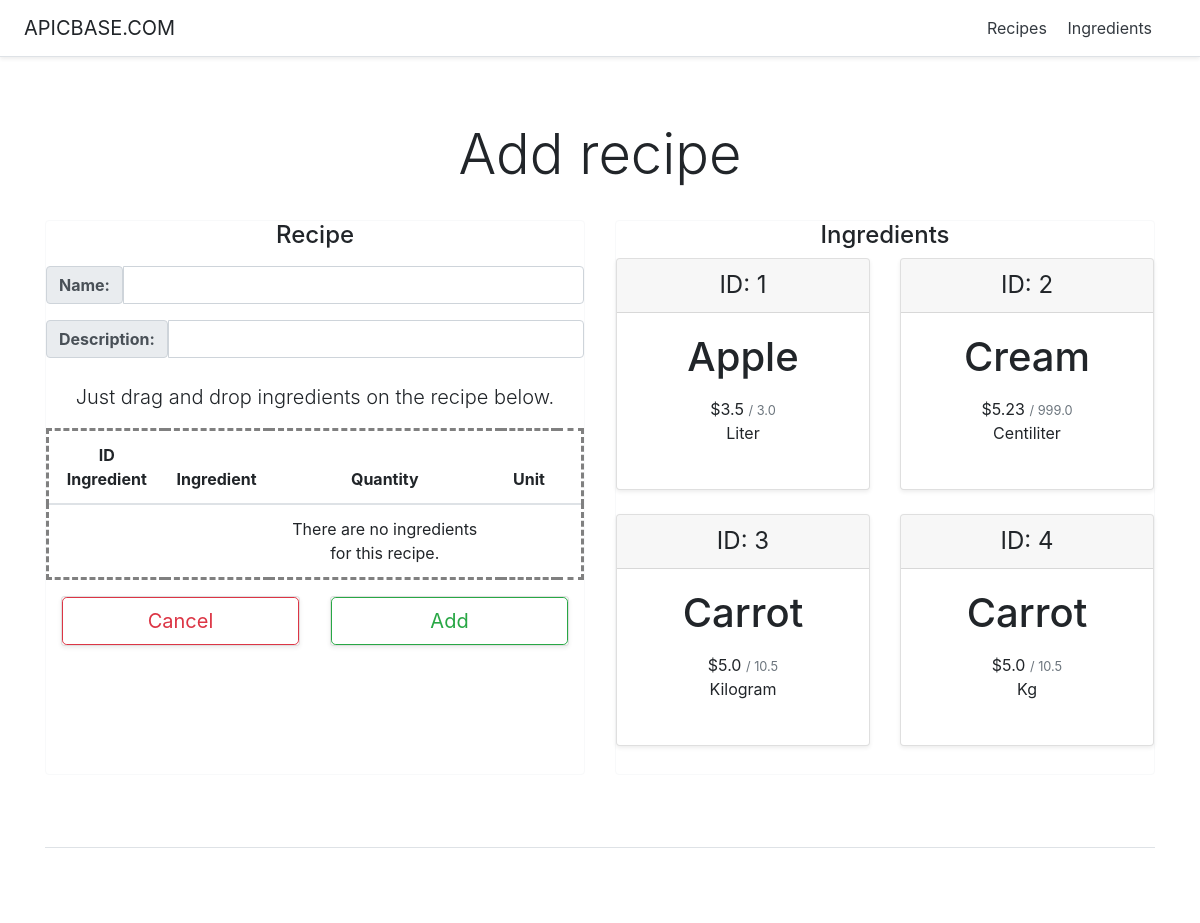
Page /recipeManager/add/ on the earlier database version.
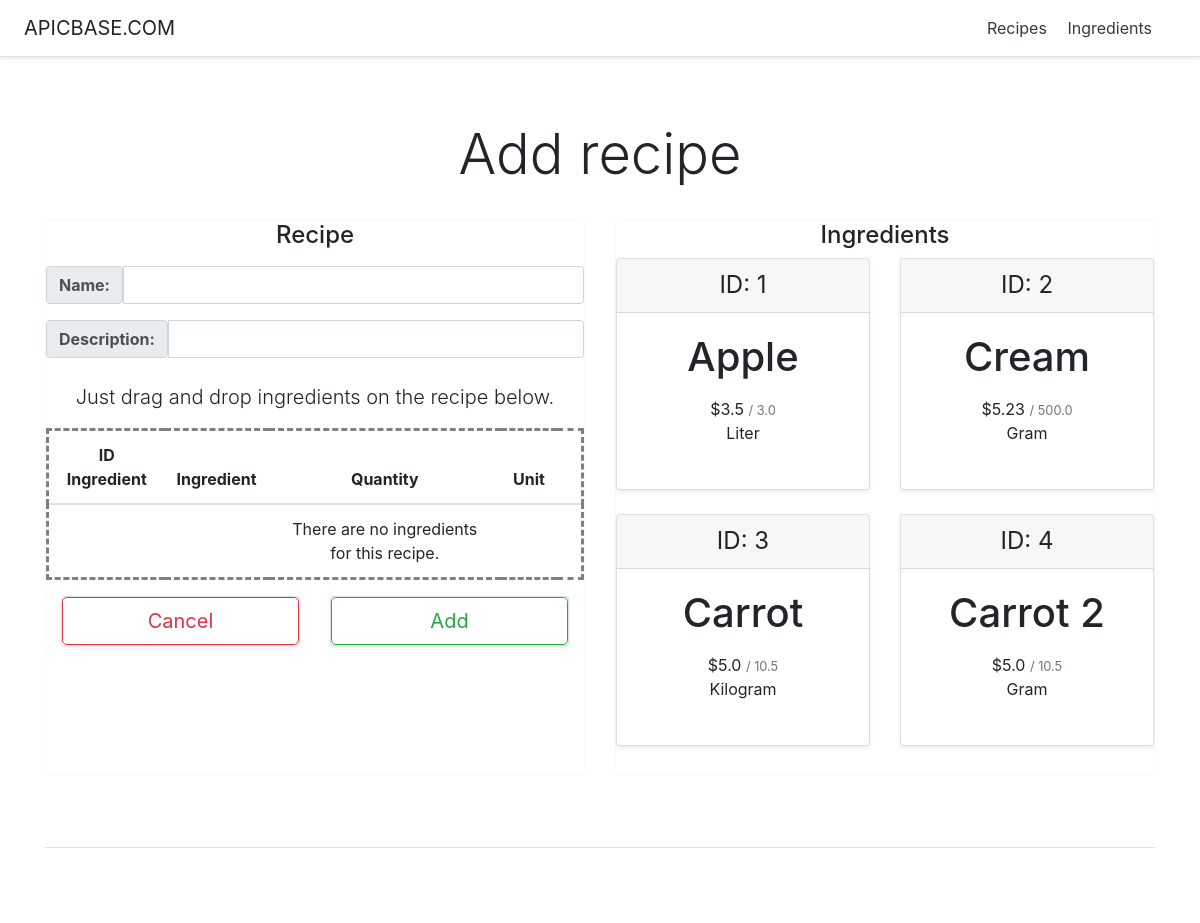
Same page on the later database version.
### recipeManager/models.py (models this page shows, shortened)
class Ingredient(models.Model):
    id = models.AutoField(primary_key=True)
    name = models.CharField(max_length=200)
    cost = models.FloatField()
    amount = models.FloatField()
    GRAMS='g.'
    KILOGRAMS='Kg.'
    CENTILITERS='cl.'
    LITERS='l.'
    UNIT_CHOICES = (
        (GRAMS, 'Gram'),
        (KILOGRAMS, 'Kilogram'),
        (CENTILITERS, 'Centiliter'),
        (LITERS, 'Liter')
    )
    unit = models.CharField(
        max_length=2,
        choices=UNIT_CHOICES,
        default=GRAMS,
    )

### recipeManager/views.py (the view, shortened to what this page needs)
# urls.py: path('add/', views.AddRecipeView, name='addRecipe'),
def AddRecipeView(request):
    ingredients_list = Ingredient.objects.all()
    context = {
        'ingredients_list' : ingredients_list,
        }
    return render(request, "recipeManager/addRecipe.html", context)

### recipeManager/templates/recipeManager/addRecipe.html (shortened to what the changed rows need)
<!DOCTYPE html>
<html lang="en">
   <head>
      {% load static %}
      <link href="{%static 'recipeManager/pricing.css'%}" rel="stylesheet">
      {% load static %}
      <link href="{%static 'recipeManager/bootstrap.min.css'%}" rel="stylesheet">
   </head>
   <body>
      <div class="pricing-header px-3 py-3 pt-md-5 pb-md-4 mx-auto text-center">
         <h1 class="display-4">Add recipe</h1>
      </div>
      <div class="container">
         <div class="card-deck mb-3 text-center">
            <div class="card mb-4 border-light">
              <form action="{% url 'recipeManager:addRecipe' %}" method="post">
               <table style="border-style: dashed;" id="table" class="table table-hover" ondrop="drop(event)" ondragover="allowDrop(event)">
                  <thead>
                     <tr>
                        <th scope="col">ID Ingredient</th>
                        <th scope="col">Ingredient</th>
                        <th scope="col">Quantity</th>
                        <th scope="col">Unit</th>
                        <th></th>
                     </tr>
                  </thead>
               </table>
             </form>
            </div>
            <div class="card mb-4 border-light">
               <div class="card-deck mb-3 text-center" data-spy="scroll" style="position: relative;max-height:500px;overflow-y: scroll;">
                  {% if ingredients_list %}
                    {% for ingredient in ingredients_list %}
                    <div id="{{ ingredient.id }}" draggable="true" ondragstart="drag(event)" class="card mb-4 shadow-sm">
                       <div class="card-header">
                          <h4 id="igredientId{{ ingredient.id }}" class="my-0 font-weight-normal">ID: {{ ingredient.id }}</h4>
                       </div>
                       <div class="card-body">
                          <h1 id="ingredientName{{ ingredient.id }}" class="card-title pricing-card-title">{{ ingredient.name }}</h1>
                          <ul class="list-unstyled mt-3 mb-4">
                             <li>${{ ingredient.cost }} <small class="text-muted">/ {{ ingredient.amount }}</small></li>
                             <li id="ingredientUnit{{ ingredient.id }}">{{ ingredient.get_unit_display }}</li>
                          </ul>
                       </div>
                    </div>
                    {% endfor %}
                  {% else %}
                    <p><strong>No ingredients available.</strong></p>
                  {% endif %}
               </div>
            </div>
         </div>
      </div>
   </body>
</html>

Differences in the rows shown:
changed Ingredient "Cream": amount "999.0" → "500.0"; unit "Centiliter" → "Gram"
changed Ingredient id 4: name "Carrot" → "Carrot 2"; unit "Kg" → "Gram"
